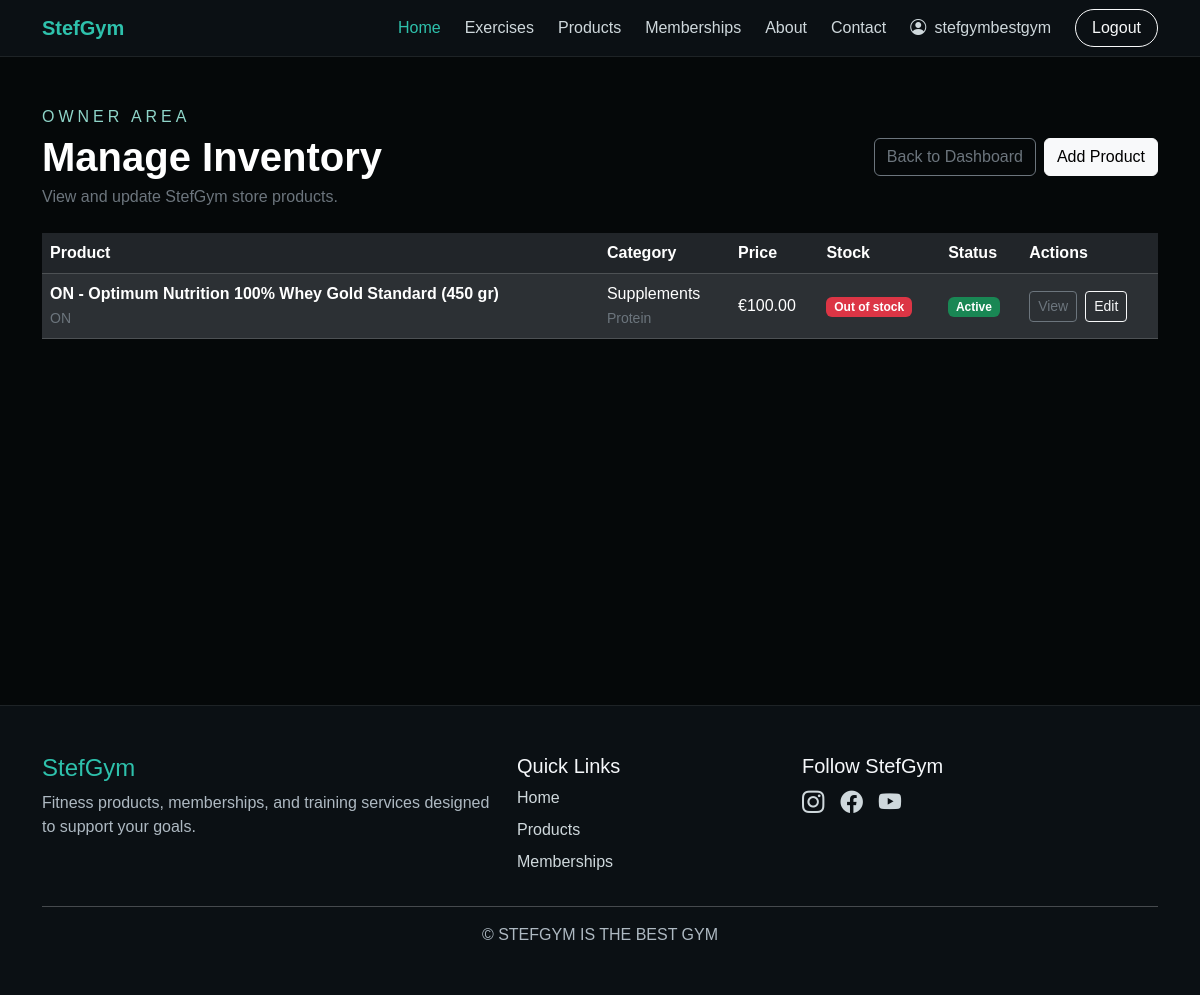
Page /accounts/owner/products/ (signed in) on the earlier database version.
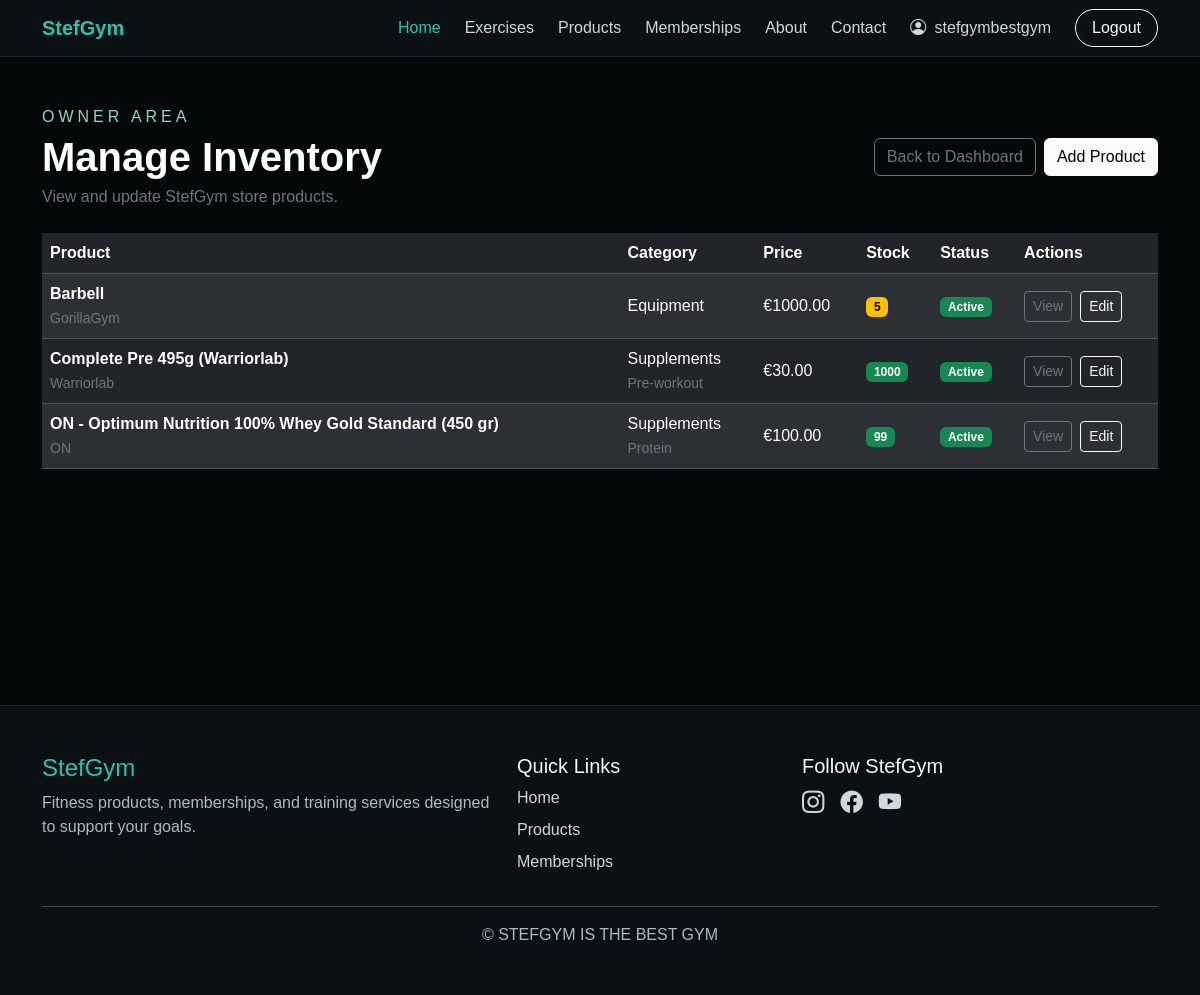
Same page on the later database version.
### catalog/models.py (models this page shows, shortened)
class Product(models.Model):
    FITNESS_GOAL_CHOICES=[
        ("strength", "Strength"),
        ("cardio", "Cardio"),
        ("weight_lost", "Weight Loss"),
        ("flexibility", "Flexibility"),
        ("recovery", "Recovery"),
        ("general", "General Fitness"),
    ]
    name=models.CharField(
        max_length=150,
    )
    category=models.ForeignKey(
        Category,
        on_delete=models.PROTECT,
        related_name="products",
    )
    subcategory=models.ForeignKey(
        Subcategory,
        on_delete=models.PROTECT,
        related_name="products",
        null=True,
        blank=True,
    )
    membership_plan = models.OneToOneField(
    MembershipPlan,
    on_delete=models.PROTECT,
    related_name="catalog_product",
    null=True,
    blank=True,
)
    description=models.TextField()
    brand=models.CharField(
        max_length=100,
        blank=True,
    )
    fitness_goal = models.CharField(
        max_length=30,
        choices=FITNESS_GOAL_CHOICES,
        default="general",
    )
    price = models.DecimalField(
        max_digits=8,
        decimal_places=2,
    )
    stock_quantity = models.PositiveIntegerField(
        default=0,
    )
    image_url = models.URLField(
        max_length=500,
        blank=True,
    )
    is_active = models.BooleanField(
        default=True,
    )
    created_at = models.DateTimeField(
        auto_now_add=True,
    )
    updated_at = models.DateTimeField(
        auto_now=True,
    )
    class Meta:
        ordering = ["name"]

class Category(models.Model):
    name=models.CharField(
        max_length=100,
        unique=True,
    )
    description=models.TextField(
        blank=True
    )
    class Meta:
        verbose_name_plural="Categories"
        ordering=["name"]

class Subcategory(models.Model):
    category=models.ForeignKey(
        Category,
        on_delete=models.CASCADE,
        related_name="subcategories",
    )
    name=models.CharField(
        max_length=100,
    )
    class Meta:
        verbose_name_plural="Subcategories"
        ordering=["category__name", "name"]
        constraints=[
            models.UniqueConstraint(
                fields=["category", "name"],
                name="unique_subcategory_per_category",
            ),
        ]

### accounts/views.py (the view)
# urls.py: path("owner/products/",views.owner_products,name="owner_products"),
@login_required
@user_passes_test(is_owner)
def owner_products(request):
    products = (
        Product.objects.filter(
            membership_plan__isnull=True,
        )
        .select_related(
            "category",
            "subcategory",
        )
        .order_by("name")
    )
    return render(
        request,
        "accounts/owner_products.html",
        {
            "products": products,
        },
    )

### accounts/views.py (called while the page is built)
def is_owner(user):
    return(
        user.is_authenticated
        and user.is_superuser
    )

### accounts/templates/accounts/owner_products.html (shortened to what this page needs)
{% extends "navbarfooter.html" %}
{% load static %}
{% block extra_css %}
<link
    rel="stylesheet"
    href="{% static 'css/accounts.css' %}"
>
{% endblock %}
{% block content %}
<section class="dashboard-section py-5">
    <div class="container">
        <div
            class="d-flex flex-wrap justify-content-between
                   align-items-center gap-3 mb-4"
        >
            <div>
                <p class="dashboard-eyebrow text-uppercase mb-1">
                    Owner Area
                </p>
                <h1 class="fw-bold mb-1">
                    Manage Inventory
                </h1>
                <p class="text-secondary mb-0">
                    View and update StefGym store products.
                </p>
            </div>
            <div class="d-flex flex-wrap gap-2">
                <a
                    href="{% url 'accounts:owner_dashboard' %}"
                    class="btn btn-outline-secondary"
                >
                    Back to Dashboard
                </a>
                <a
                    href="{% url 'accounts:owner_product_add' %}"
                    class="btn btn-light"
                >
                    Add Product
                </a>
            </div>
        </div>
        <div class="table-responsive">
            <table
                class="table table-dark table-striped
                       table-hover align-middle"
            >
                <thead>
                    <tr>
                        <th>Product</th>
                        <th>Category</th>
                        <th>Price</th>
                        <th>Stock</th>
                        <th>Status</th>
                        <th>Actions</th>
                    </tr>
                </thead>
                <tbody>
                    {% for product in products %}
                        <tr>
                            <td>
                                <strong>{{ product.name }}</strong>
                                {% if product.brand %}
                                    <br>
                                    <small class="text-secondary">
                                        {{ product.brand }}
                                    </small>
                                {% endif %}
                            </td>
                            <td>
                                {{ product.category.name }}
                                {% if product.subcategory %}
                                    <br>
                                    <small class="text-secondary">
                                        {{ product.subcategory.name }}
                                    </small>
                                {% endif %}
                            </td>
                            <td>
                                €{{ product.price }}
                            </td>
                            <td>
                                {% if product.stock_quantity == 0 %}
                                    <span class="badge text-bg-danger">
                                        Out of stock
                                    </span>
                                {% elif product.stock_quantity <= 5 %}
                                    <span class="badge text-bg-warning">
                                        {{ product.stock_quantity }}
                                    </span>
                                {% else %}
                                    <span class="badge text-bg-success">
                                        {{ product.stock_quantity }}
                                    </span>
                                {% endif %}
                            </td>
                            <td>
                                {% if product.is_active %}
                                    <span class="badge text-bg-success">
                                        Active
                                    </span>
                                {% else %}
                                    <span class="badge text-bg-secondary">
                                        Inactive
                                    </span>
                                {% endif %}
                            </td>
                            <td>
                                <div class="d-flex flex-wrap gap-2">
                                    <a
                                        href="{% url 'catalog:product_detail' product.id %}"
                                        class="btn btn-sm btn-outline-secondary"
                                    >
                                        View
                                    </a>
                                    <a
                                        href="{% url 'accounts:owner_product_edit' product.id %}"
                                        class="btn btn-sm btn-outline-light"
                                    >
                                        Edit
                                    </a>
                                </div>
                            </td>
                        </tr>
                    {% endfor %}
                </tbody>
            </table>
        </div>
    </div>
</section>
{% endblock %}

### templates/navbarfooter.html (shortened to what this page needs)
{% load static %}
<!DOCTYPE html>
<html lang="en">
<head>
    <link
        href="https://cdn.jsdelivr.net/npm/bootstrap@5.3.8/dist/css/bootstrap.min.css"
        rel="stylesheet"
    >
    <link
        href="https://cdn.jsdelivr.net/npm/bootstrap-icons@1.11.1/font/bootstrap-icons.css"
        rel="stylesheet"
    >
    <link rel="stylesheet" href="{% static 'css/body.css' %}">
    <link rel="stylesheet" href="{% static 'css/navbar.css' %}">
    <link rel="stylesheet" href="{% static 'css/footer.css' %}">
    {% block extra_css %}{% endblock %}
</head>
<body class="stefgym-body">
    <nav class="navbar navbar-expand-lg navbar-dark stef-navbar sticky-top">
        <div class="container">
            <a class="navbar-brand fw-bold" href="{% url 'core:home' %}">
                StefGym
            </a>
            <div class="collapse navbar-collapse" id="mainNavbar">
                <ul class="navbar-nav ms-auto align-items-lg-center gap-lg-2">
                    <li class="nav-item">
                        <a class="nav-link active" href="{% url 'core:home' %}">
                            Home
                        </a>
                    </li>
                    <li class="nav-item"><a class="nav-link" href="{% url 'workouts:exercise_list' %}"> Exercises</a></li>
                    <li class="nav-item">
                        <a class="nav-link"
                        href="{% url 'catalog:product_list' %}">
                        Products
                    </a>
                    </li>
                    <li class="nav-item">
                        <a class="nav-link" href="{% url 'core:home' %}#memberships">
                            Memberships
                        </a>
                    </li>
                    <li class="nav-item">
                        <a class="nav-link {% if request.resolver_match.url_name == 'about' %}active{% endif %}"href=" {% url 'core:about' %}">
                            About
                        </a>
                    </li>
                    <li class="nav-item">
                        <a
                            class="nav-link"
                            href="{% url 'contact' %}"> Contact</a> </li>
                    {% if user.is_authenticated %}
                    <li class="nav-item">
                        <a class="nav-link" href="{% url 'accounts:dashboard' %}">
                            <i class="bi bi-person-circle me-1"></i>
                            {{ user.username }}
                        </a>
                    </li>
                    <li class="nav-item">
                        <form
                            method="post"
                            action="{% url 'accounts:logout' %}"
                            class="d-inline">
                            <button
                                type="submit"
                                class="btn btn-outline-light rounded-pill px-3 ms-lg-2">
                            Logout
                            </button>
                        </form>
                    </li>
                    {% endif %}
                </ul>
            </div>
        </div>
    </nav>
    <main>
        {% block content %}{% endblock %}
    </main>
    <footer class="stef-footer py-5 mt-5">
        <div class="container">
            <div class="row g-4">
                <div class="col-md-5">
                    <h2 class="footer-brand h4">StefGym</h2>
                    <p class="footer-text">
                        Fitness products, memberships, and training services
                        designed to support your goals.
                    </p>
                </div>
                <div class="col-md-3">
                    <h3 class="h5">Quick Links</h3>
                    <ul class="list-unstyled footer-links">
                        <li>
                            <a href="{% url 'core:home' %}">Home</a>
                        </li>
                        <li>
                            <a href="#products">Products</a>
                        </li>
                        <li>
                            <a href="#memberships">Memberships</a>
                        </li>
                    </ul>
                </div>
                <div class="col-md-4">
                    <h3 class="h5">Follow StefGym</h3>
                    <div class="social-icons">
                        <a href="#" aria-label="Instagram">
                            <i class="bi bi-instagram"></i>
                        </a>
                        <a href="#" aria-label="Facebook">
                            <i class="bi bi-facebook"></i>
                        </a>
                        <a href="#" aria-label="YouTube">
                            <i class="bi bi-youtube"></i>
                        </a>
                    </div>
                </div>
            </div>
            <hr>
            <p class="footer-copyright text-center mb-0">
                &copy; STEFGYM IS THE BEST GYM
            </p>
        </div>
    </footer>
</body>
</html>

### static/css/body.css (style rules this page uses)
html { scroll-behavior: smooth; }
body.stefgym-body { min-height: 100vh; margin: 0; background: #050809; color: #f5f7fa; font-family: Arial, Helvetica, sans-serif; }
main { min-height: 70vh; }
h1, h2, h3, h4, h5, h6 { color: #ffffff; }
p { color: #cfd8dc; }

### static/css/navbar.css (style rules this page uses)
.stef-navbar { background: #0b1014; border-bottom: 1px solid rgba(255, 255, 255, 0.08); }
.stef-navbar .navbar-brand { color: #2ec1ac; }
.stef-navbar .nav-link { color: #cfd8dc; }
.stef-navbar .nav-link:hover, .stef-navbar .nav-link.active { color: #2ec1ac; }

### static/css/footer.css (style rules this page uses)
.stef-footer { background: #0b1014; color: #f5f7fa; border-top: 1px solid rgba(255, 255, 255, 0.08); }
.footer-brand { color: #2ec1ac; }
.footer-text, .footer-copyright { color: #aeb9c2; }
.footer-links li { margin-bottom: 0.5rem; }
.footer-links a, .social-icons a { color: #cfd8dc; text-decoration: none; }
.social-icons { display: flex; gap: 1rem; font-size: 1.4rem; }

### static/css/accounts.css (style rules this page uses)
.auth-section, .dashboard-section { min-height: 75vh; background: #050809; }
.dashboard-eyebrow { color: #8fd5c9; letter-spacing: 0.25em; }

Differences in the rows shown:
added Product: name "Barbell", brand "GorillaGym", category.name "Equipment", price "1000.00", stock_quantity "5", is_active "Active"
added Product: name "Complete Pre 495g (Warriorlab)", brand "Warriorlab", category.name "Supplements", subcategory.name "Pre-workout", price "30.00", stock_quantity "1000", is_active "Active"
changed Product "ON - Optimum Nutrition 100% Whey Gold Standard (450 gr)": stock_quantity (not shown) → "99"; no longer shows "Out of stock"
